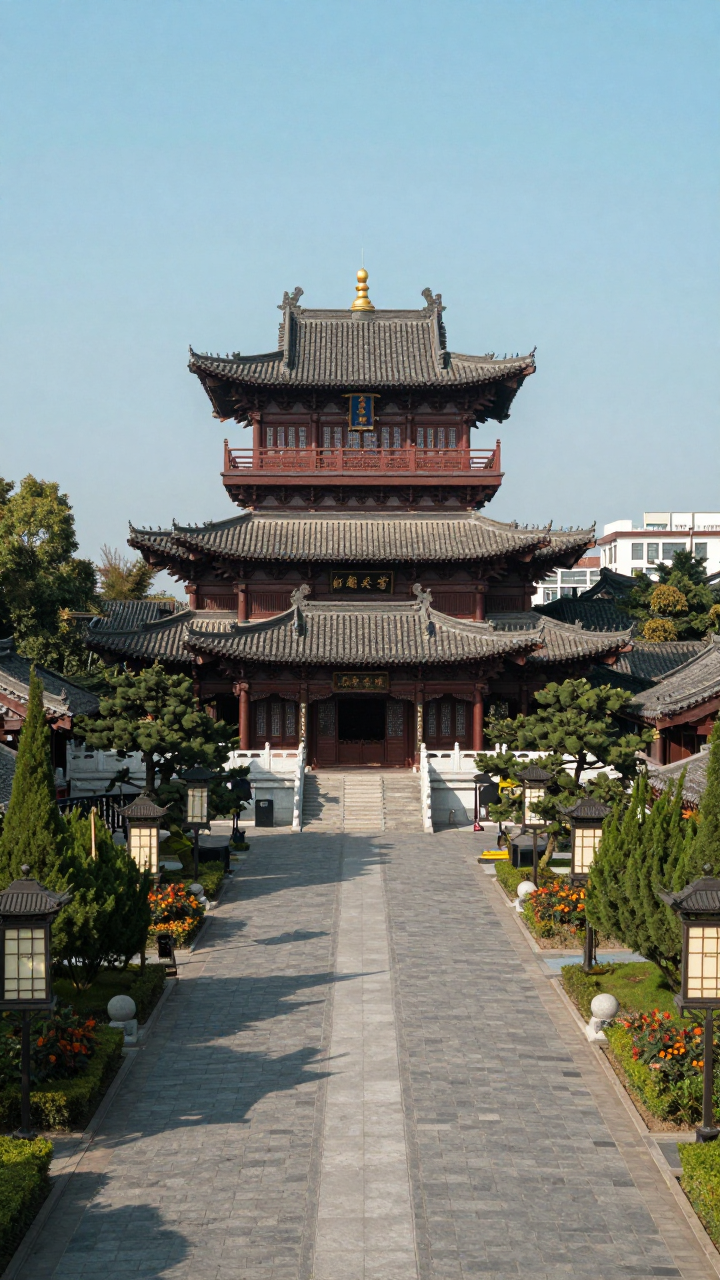
#> input picture image.png, 720 x 1280 px; its folder holds only this picture in this run
$ python -i neural.py   (imports and definitions only)
#> lines starting #> are read from the running program, lines starting #| are printed output that depends on the picture
#> further down, picture is the input picture: PIL image 720x1280 RGB; mean R, G, B 123.7, 132.4, 129.8
"""
Layer 4: Semantic Neural Classifier & ViT Patch Heatmap Ensemble.

Integrates CNNSpot, UnivFD (via DetectZoo), CLIP feature distribution analysis,
and a 16x16 patch-level synthetic texture detector that generates regional heatmaps.
"""

import os
import io
import base64
from typing import Dict, Any, List, Optional, Tuple
import numpy as np
from PIL import Image, ImageDraw, ImageFilter


# Global cached instances
_DETECTZOO_DETECTOR = None
_CLIP_MODEL = None
_CLIP_PREPROCESS = None


# [129 lines left out: functions get_detectzoo_detector, generate_patch_heatmap, not called in this run]


def _flat_render_signature(img: Image.Image) -> Tuple[bool, int, float]:
    """
    Whole-frame flat-render check (cel-shaded toon / 3D-render look): a very
    small distinct-color count combined with high saturation. This is the same
    offline signature the browser extension uses; it is a narrow, honest rule -
    it says nothing about photorealistic content.

    Returns (is_flat_render, distinct_colors, mean_saturation).
    """
    small = img.convert("RGB").resize((256, 256), Image.Resampling.BILINEAR)
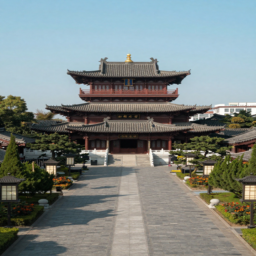
#> small: PIL image 256x256 RGB; mean R, G, B 123.7, 132.4, 129.8
    arr = np.asarray(small)
    buckets = ((arr[..., 0].astype(np.int32) >> 4) << 8) | \
              ((arr[..., 1].astype(np.int32) >> 4) << 4) | \
              (arr[..., 2].astype(np.int32) >> 4)
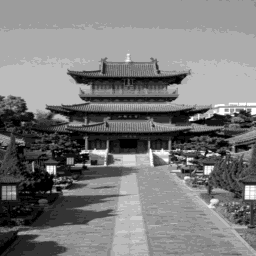
#> buckets: shape (256, 256) int32; min 0, max 4095, mean 1988.1; drawn with min black and max white
    distinct = int(np.unique(buckets).size)
#> distinct = 402
    mx = arr.max(axis=2).astype(np.float32)
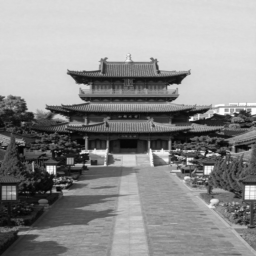
#> mx: shape (256, 256) float32; min 2, max 254, mean 142.9
    mn = arr.min(axis=2).astype(np.float32)
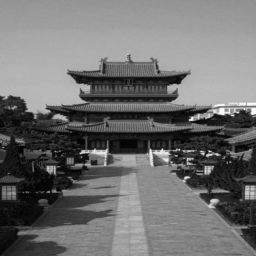
#> mn: shape (256, 256) float32; min 1, max 252, mean 111.1
    sat_mean = float(((mx - mn) / np.maximum(mx, 1.0)).mean())
#> sat_mean = 0.243

    # Edge-density gate: renders have clean outlines over flat fills, while
    # camera photos - even smooth ones - carry sensor/texture edges everywhere
    # (mirrors the pixel-forensics heuristic). Note that near-black backgrounds
    # have HIGH saturation ratios, so saturation alone cannot gate this rule.
    edges = np.asarray(small.convert("L").filter(ImageFilter.FIND_EDGES), dtype=np.float32)
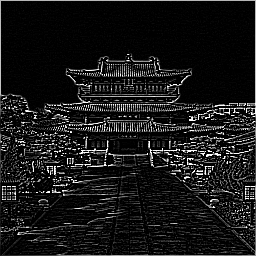
#> edges: shape (256, 256) float32; min 0, max 255, mean 24.6
    edge_density = float((edges > 60).mean())
#> edge_density = 0.141

    is_flat = distinct < 700 and sat_mean > 0.5 and edge_density < 0.12
#> is_flat = False
    return is_flat, distinct, sat_mean


# [113 lines left out: function analyze_neural_and_heatmap, not called in this run]

>>> from PIL import Image
>>> picture = Image.open('../image.png')
>>> result = _flat_render_signature(picture)
#> result = (False, 402, 0.243)

$ run again, on animals_1.jpg
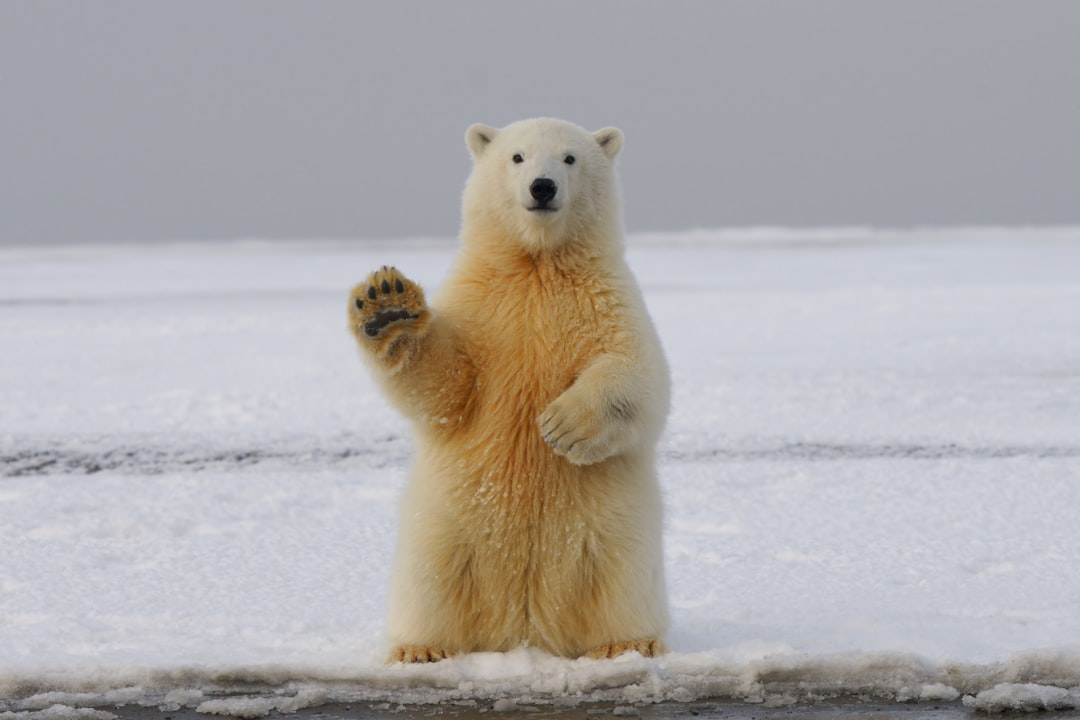
#> input picture animals_1.jpg, 1080 x 720 px
#> picture is the input picture: PIL image 1080x720 RGB; mean R, G, B 174.1, 171, 170.6
#> in _flat_render_signature, `mn = arr.min(axis=2).astype(np.float32)`:
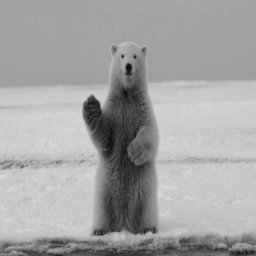
#> mn: shape (256, 256) float32; min 7, max 218, mean 162.8
#> sat_mean = 0.117
#> in _flat_render_signature, `edges = np.asarray(small.convert("L").filter(ImageFilter.FIND_EDGES), ..`:
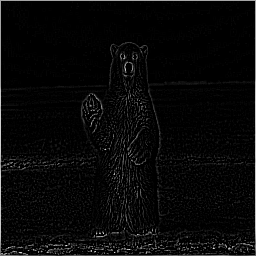
#> edges: shape (256, 256) float32; min 0, max 234, mean 8.5
#> edge_density = 0.0329
#> is_flat = False
#> result = (False, 171, 0.117)
